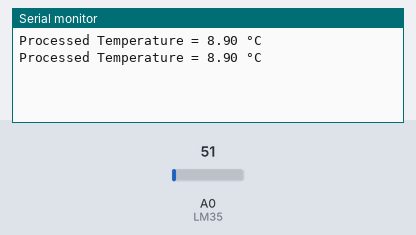
The sketch below on a simulated Arduino Uno, built with avr-gcc and run on an emulated ATmega328P. On the bench: the last lines printed to the serial monitor. The inputs (shaded band) are chosen by the test bench; at power-on: A0 (LM35) = 51.

Above: at 3.8 s.
3.9 s: A0 (LM35) set to 61
At 7.1 s:
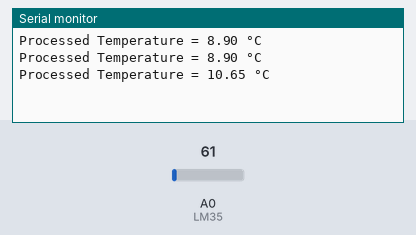
7.8 s: A0 (LM35) set to 71
At 9.4 s:
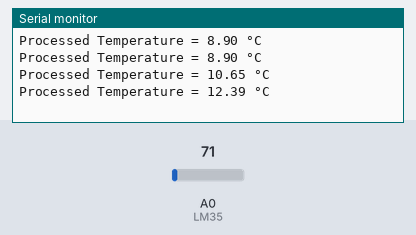
Timing chart, 0 to 10.9 s (numbered marks = the images above; inputs shaded):
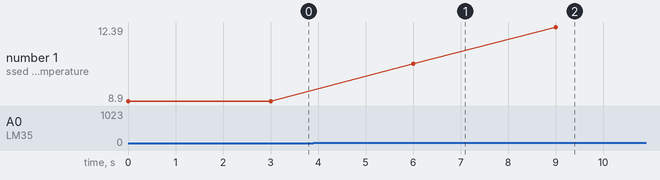

Measured:
- after the input at 3.9 s, the serial monitor: prints a new line after 2.1 s (image 1)
- after the input at 7.8 s, the serial monitor: prints a new line after 1.2 s (image 2)
- plotted number 1: 8.9 → 10.65 after the input at 3.9 s, 10.65 → 12.39 after the input at 7.8 s

The sketch:

LM35.ino
```cpp
#define LM35 A0
void setup() {
  // Begin serial communication
  Serial.begin(9600);

  // Set LM35 pin as input
  pinMode(LM35, INPUT);
}

void loop() {
  // Read analog value from LM35
  int sensor_Value = analogRead(LM35);

  // Convert the analog reading (0-1023) to voltage (0-5V)
  float voltage = (sensor_Value / 1023.0) * 5.0;

  // Calculate temperature based on LM35's sensitivity (10mV/°C)
  float temperature = voltage * 100.0 / 2.8;

  // Print the processed temperature to the serial monitor
  Serial.print("Processed Temperature = ");
  Serial.print(temperature);
  Serial.println(" °C");

  delay(3000);

}
```
